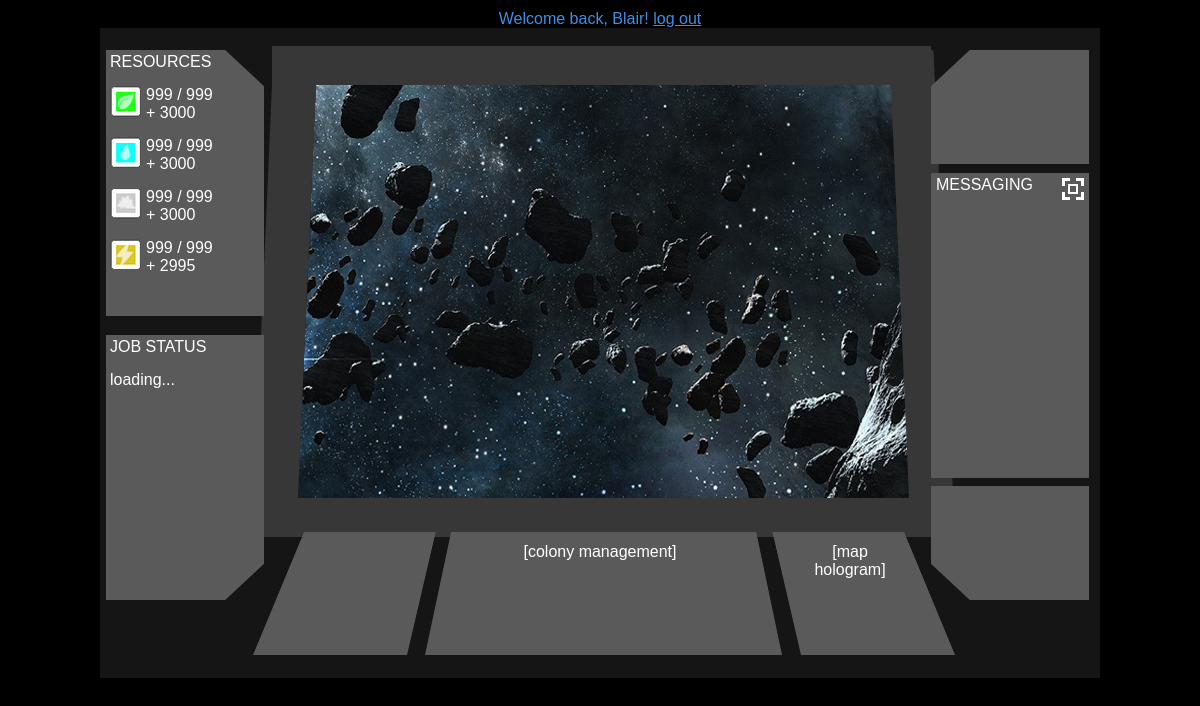
The app's page /?p=command_center (signed in) with its own data.
### tables this page shows
CREATE TABLE `users` (
  `id` int(10) unsigned NOT NULL AUTO_INCREMENT,
  `username` varchar(16) NOT NULL,
  `password` varchar(42) NOT NULL,
  `cookie_login_key` varchar(42) NOT NULL,
  `email` varchar(35) NOT NULL,
  `group` varchar(6) NOT NULL,
  `date_registered` bigint(20) unsigned NOT NULL,
  `last_login` bigint(20) unsigned NOT NULL,
  PRIMARY KEY (`id`),
  KEY `username` (`username`)
);

CREATE TABLE `colonies` (
  `id` int(10) unsigned NOT NULL AUTO_INCREMENT,
  `player_id` int(11) NOT NULL,
  `x_coord` int(11) NOT NULL,
  `y_coord` int(11) NOT NULL,
  `last_resource_update` int(11) unsigned NOT NULL,
  `resource1_capacity` int(11) NOT NULL,
  `resource1_stock` float NOT NULL,
  `resource1_production_rate` int(11) NOT NULL,
  `resource1_consumption_rate` int(11) NOT NULL,
  `resource2_capacity` int(11) NOT NULL,
  `resource2_stock` float NOT NULL,
  `resource2_production_rate` int(11) NOT NULL,
  `resource2_consumption_rate` int(11) NOT NULL,
  `resource3_capacity` int(11) NOT NULL,
  `resource3_stock` float NOT NULL,
  `resource3_production_rate` int(11) NOT NULL,
  `resource3_consumption_rate` int(11) NOT NULL,
  `resource4_capacity` int(11) NOT NULL,
  `resource4_stock` float NOT NULL,
  `resource4_production_rate` int(11) NOT NULL,
  `resource4_consumption_rate` int(11) NOT NULL,
  PRIMARY KEY (`id`)
);

### index.php (called while the page is built, shortened)
<?php
require(WEBROOT .'classes/Page.php');
require(WEBROOT .'classes/User.php');
require(WEBROOT .'classes/Colony.php');
$User = new User();
$Page = new Page($_GET['p'], 'game');
$Page->execute();
$Page->render();
?>

### classes/Colony_Resource.php (called while the page is built)
<?php
class Colony_Resource
{
	public $stock, $capacity, $production_rate, $consumption_rate;
	function __construct($capacity, $stock, $production_rate, $consumption_rate)
	{
		$this->capacity = $capacity;
		$this->stock = $stock;
		$this->production_rate = $production_rate;
		$this->consumption_rate = $consumption_rate;
	}
	public function update($hours_passed)
	{
		$net_prod_rate = $this->production_rate - $this->consumption_rate;
		$this->stock += ( $hours_passed * $net_prod_rate);
		if ( $this->stock > $this->capacity )
			$this->stock = $this->capacity;
	}
}
?>

### classes/Colony.php (called while the page is built, shortened)
<?php
class Colony
{
	public $id, $player_id, $x_coord, $y_coord, $last_resource_update, $resources;
	function __construct($id)
	{
		$this->id = $id;
		$this->fetch_data();
	}
	public function fetch_data()
	{
		global $Mysql;
		$colony_qry = $Mysql->query("SELECT * FROM `colonies`
			WHERE `id`=". $this->id);
	}
}
?>

### classes/User.php (called while the page is built, shortened)
<?php
class User
{
	public $id, $username, $email, $group, $colony_ids;
	function __construct()
	{
		if ( $this->logged_in() )
		{
			$this->id = $_SESSION['user_id'];
			$this->get_user_data_from_database();
		}
	}
	public function logged_in()
	{
		if ( isset($_SESSION['user_id']) )
		{
			return true;
		}
	}
	public function get_user_data_from_database()
	{
		global $Mysql;
		$user_qry = $Mysql->query("SELECT * FROM `users`
			WHERE `id`=". $this->id);
		$user_qry->data_seek(0);
		$user_row = $user_qry->fetch_assoc();
		$this->id = $user_row['id'];
		$this->username = $user_row['username'];
		$colony_ids_query = $Mysql->query("SELECT `id` FROM `colonies` WHERE `player_id` = '". $this->id ."'");
		$colony_id_row = $colony_ids_query->fetch_assoc();
	}
}
?>

### classes/Colony_Resources.php (the view, shortened to what this page needs)
<?php
class Colony_Resources
{
	public function print_summary()
	{
		foreach ( $this as $field => $resource )
		{
			echo '<div style="margin-bottom:15px;">';
			echo	'<div style="float:left; margin-right: 5px;">
						<image src="media/themes/default/images/'. $field .'.png" /> '.
					'</div>'.
					round($resource->stock) .' / '. $resource->capacity .'<br />'.
					'+ '. ($resource->production_rate - $resource->consumption_rate).
					'<div style="clear:left"></div>';
			echo '</div>';
		}
	}
}
?>

### layouts/game1.php
<div class="horizontal-nav1">
	Welcome back, <?php echo $User->username; ?>! <a href="/?p=logout">log out</a>
</div>

### media/themes/default/main.css (style rules this page uses)
body { font-family: "courier, Arial", "Helvetica", "Times New Roman"; color: #3d8fe3; text-align: center; margin: 10px 0px 10px 0px; background-color: black; }
a { color: #3d8fe3; }

### records on screen
users: username "Blair"
colonies: shows a picture, resource1_capacity "999", $resource->production_rate-$resource->consumption_rate "3000", resource2_capacity "999", resource3_capacity "999", resource4_capacity "999", $resource->production_rate - $resource->consumption_rate "2995"
